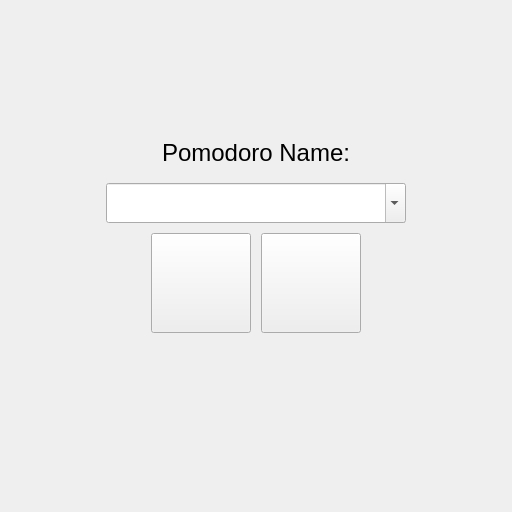
<?xml version="1.0" encoding="UTF-8"?>
<ui version="4.0">
 <class>CircularTimer</class>
 <widget class="QWidget" name="CircularTimer">
  <property name="geometry">
   <rect>
    <x>0</x>
    <y>0</y>
    <width>512</width>
    <height>512</height>
   </rect>
  </property>
  <property name="sizePolicy">
   <sizepolicy hsizetype="Expanding" vsizetype="Expanding">
    <horstretch>0</horstretch>
    <verstretch>0</verstretch>
   </sizepolicy>
  </property>
  <property name="minimumSize">
   <size>
    <width>256</width>
    <height>256</height>
   </size>
  </property>
  <property name="windowTitle">
   <string>Form</string>
  </property>
  <layout class="QVBoxLayout" name="verticalLayout">
   <property name="spacing">
    <number>10</number>
   </property>
   <property name="leftMargin">
    <number>0</number>
   </property>
   <property name="topMargin">
    <number>0</number>
   </property>
   <property name="rightMargin">
    <number>0</number>
   </property>
   <property name="bottomMargin">
    <number>0</number>
   </property>
   <item>
    <spacer name="verticalSpacer_2">
     <property name="orientation">
      <enum>Qt::Vertical</enum>
     </property>
     <property name="sizeType">
      <enum>QSizePolicy::Expanding</enum>
     </property>
     <property name="sizeHint" stdset="0">
      <size>
       <width>20</width>
       <height>40</height>
      </size>
     </property>
    </spacer>
   </item>
   <item>
    <widget class="QWidget" name="labelWidget" native="true">
     <property name="sizePolicy">
      <sizepolicy hsizetype="Preferred" vsizetype="Fixed">
       <horstretch>0</horstretch>
       <verstretch>0</verstretch>
      </sizepolicy>
     </property>
     <property name="minimumSize">
      <size>
       <width>0</width>
       <height>0</height>
      </size>
     </property>
     <property name="maximumSize">
      <size>
       <width>16777215</width>
       <height>50</height>
      </size>
     </property>
     <layout class="QHBoxLayout" name="nameLayout">
      <property name="spacing">
       <number>0</number>
      </property>
      <property name="leftMargin">
       <number>0</number>
      </property>
      <property name="topMargin">
       <number>0</number>
      </property>
      <property name="rightMargin">
       <number>0</number>
      </property>
      <property name="bottomMargin">
       <number>0</number>
      </property>
      <item>
       <spacer name="horizontalSpacer_12">
        <property name="orientation">
         <enum>Qt::Horizontal</enum>
        </property>
        <property name="sizeHint" stdset="0">
         <size>
          <width>40</width>
          <height>20</height>
         </size>
        </property>
       </spacer>
      </item>
      <item>
       <widget class="QLabel" name="pomodoroNameLabel">
        <property name="sizePolicy">
         <sizepolicy hsizetype="Fixed" vsizetype="Fixed">
          <horstretch>0</horstretch>
          <verstretch>0</verstretch>
         </sizepolicy>
        </property>
        <property name="minimumSize">
         <size>
          <width>0</width>
          <height>40</height>
         </size>
        </property>
        <property name="maximumSize">
         <size>
          <width>16777215</width>
          <height>40</height>
         </size>
        </property>
        <property name="font">
         <font>
          <pointsize>18</pointsize>
         </font>
        </property>
        <property name="text">
         <string>Pomodoro Name:</string>
        </property>
       </widget>
      </item>
      <item>
       <spacer name="horizontalSpacer_11">
        <property name="orientation">
         <enum>Qt::Horizontal</enum>
        </property>
        <property name="sizeHint" stdset="0">
         <size>
          <width>40</width>
          <height>20</height>
         </size>
        </property>
       </spacer>
      </item>
     </layout>
    </widget>
   </item>
   <item>
    <widget class="QWidget" name="nameWidget" native="true">
     <property name="minimumSize">
      <size>
       <width>0</width>
       <height>0</height>
      </size>
     </property>
     <layout class="QHBoxLayout" name="horizontalLayout_5">
      <property name="spacing">
       <number>0</number>
      </property>
      <property name="leftMargin">
       <number>0</number>
      </property>
      <property name="topMargin">
       <number>0</number>
      </property>
      <property name="rightMargin">
       <number>0</number>
      </property>
      <property name="bottomMargin">
       <number>0</number>
      </property>
      <item>
       <spacer name="horizontalSpacer_13">
        <property name="orientation">
         <enum>Qt::Horizontal</enum>
        </property>
        <property name="sizeHint" stdset="0">
         <size>
          <width>40</width>
          <height>20</height>
         </size>
        </property>
       </spacer>
      </item>
      <item>
       <widget class="QComboBox" name="pomodoroNameComboBox">
        <property name="sizePolicy">
         <sizepolicy hsizetype="Preferred" vsizetype="Fixed">
          <horstretch>0</horstretch>
          <verstretch>0</verstretch>
         </sizepolicy>
        </property>
        <property name="minimumSize">
         <size>
          <width>300</width>
          <height>40</height>
         </size>
        </property>
        <property name="maximumSize">
         <size>
          <width>16777215</width>
          <height>40</height>
         </size>
        </property>
        <property name="font">
         <font>
          <pointsize>18</pointsize>
         </font>
        </property>
        <property name="editable">
         <bool>true</bool>
        </property>
        <property name="sizeAdjustPolicy">
         <enum>QComboBox::AdjustToContents</enum>
        </property>
        <property name="iconSize">
         <size>
          <width>40</width>
          <height>40</height>
         </size>
        </property>
       </widget>
      </item>
      <item>
       <spacer name="horizontalSpacer_14">
        <property name="orientation">
         <enum>Qt::Horizontal</enum>
        </property>
        <property name="sizeHint" stdset="0">
         <size>
          <width>40</width>
          <height>20</height>
         </size>
        </property>
       </spacer>
      </item>
     </layout>
    </widget>
   </item>
   <item>
    <widget class="QWidget" name="buttonsWidget" native="true">
     <property name="sizePolicy">
      <sizepolicy hsizetype="Preferred" vsizetype="Fixed">
       <horstretch>0</horstretch>
       <verstretch>0</verstretch>
      </sizepolicy>
     </property>
     <property name="minimumSize">
      <size>
       <width>0</width>
       <height>0</height>
      </size>
     </property>
     <layout class="QHBoxLayout" name="buttonsLayout">
      <property name="spacing">
       <number>10</number>
      </property>
      <property name="leftMargin">
       <number>0</number>
      </property>
      <property name="topMargin">
       <number>0</number>
      </property>
      <property name="rightMargin">
       <number>0</number>
      </property>
      <property name="bottomMargin">
       <number>0</number>
      </property>
      <item>
       <spacer name="horizontalSpacer_7">
        <property name="orientation">
         <enum>Qt::Horizontal</enum>
        </property>
        <property name="sizeHint" stdset="0">
         <size>
          <width>40</width>
          <height>20</height>
         </size>
        </property>
       </spacer>
      </item>
      <item>
       <widget class="QPushButton" name="pomodoroButton">
        <property name="minimumSize">
         <size>
          <width>100</width>
          <height>100</height>
         </size>
        </property>
        <property name="font">
         <font>
          <pointsize>18</pointsize>
         </font>
        </property>
        <property name="accessibleName">
         <string>pomodoroButton</string>
        </property>
        <property name="text">
         <string/>
        </property>
       </widget>
      </item>
      <item>
       <widget class="QPushButton" name="resetButton">
        <property name="minimumSize">
         <size>
          <width>100</width>
          <height>100</height>
         </size>
        </property>
        <property name="font">
         <font>
          <pointsize>18</pointsize>
         </font>
        </property>
        <property name="accessibleName">
         <string>resetButton</string>
        </property>
        <property name="text">
         <string/>
        </property>
       </widget>
      </item>
      <item>
       <spacer name="horizontalSpacer_8">
        <property name="orientation">
         <enum>Qt::Horizontal</enum>
        </property>
        <property name="sizeHint" stdset="0">
         <size>
          <width>40</width>
          <height>20</height>
         </size>
        </property>
       </spacer>
      </item>
     </layout>
    </widget>
   </item>
   <item>
    <widget class="QLabel" name="statusLabel">
     <property name="font">
      <font>
       <pointsize>24</pointsize>
      </font>
     </property>
     <property name="text">
      <string/>
     </property>
     <property name="alignment">
      <set>Qt::AlignCenter</set>
     </property>
    </widget>
   </item>
   <item>
    <spacer name="verticalSpacer">
     <property name="orientation">
      <enum>Qt::Vertical</enum>
     </property>
     <property name="sizeType">
      <enum>QSizePolicy::Expanding</enum>
     </property>
     <property name="sizeHint" stdset="0">
      <size>
       <width>20</width>
       <height>40</height>
      </size>
     </property>
    </spacer>
   </item>
  </layout>
 </widget>
 <layoutdefault spacing="6" margin="11"/>
 <resources/>
 <connections/>
</ui>
